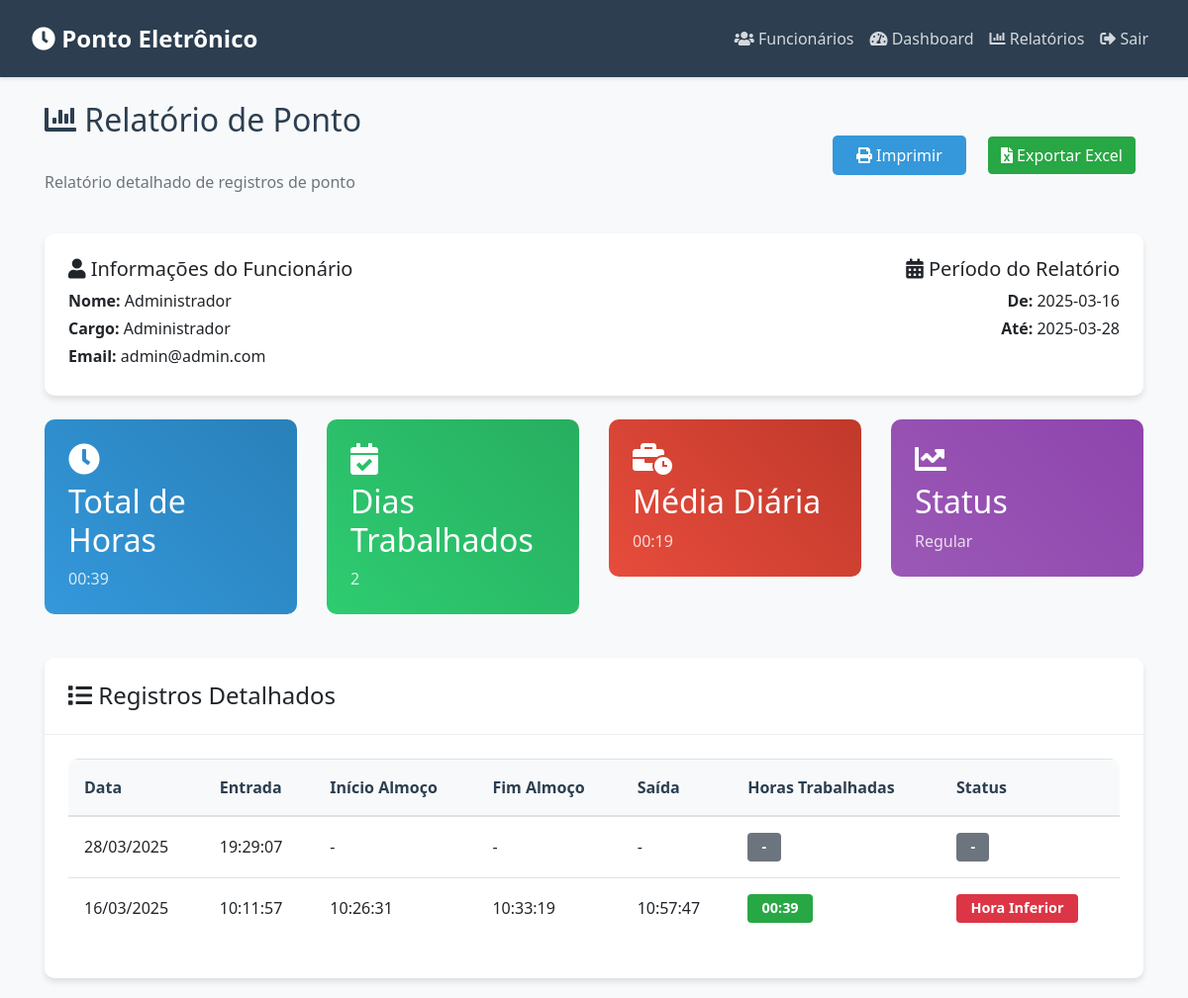
The page /relatorios (signed in) on the database as committed earlier.
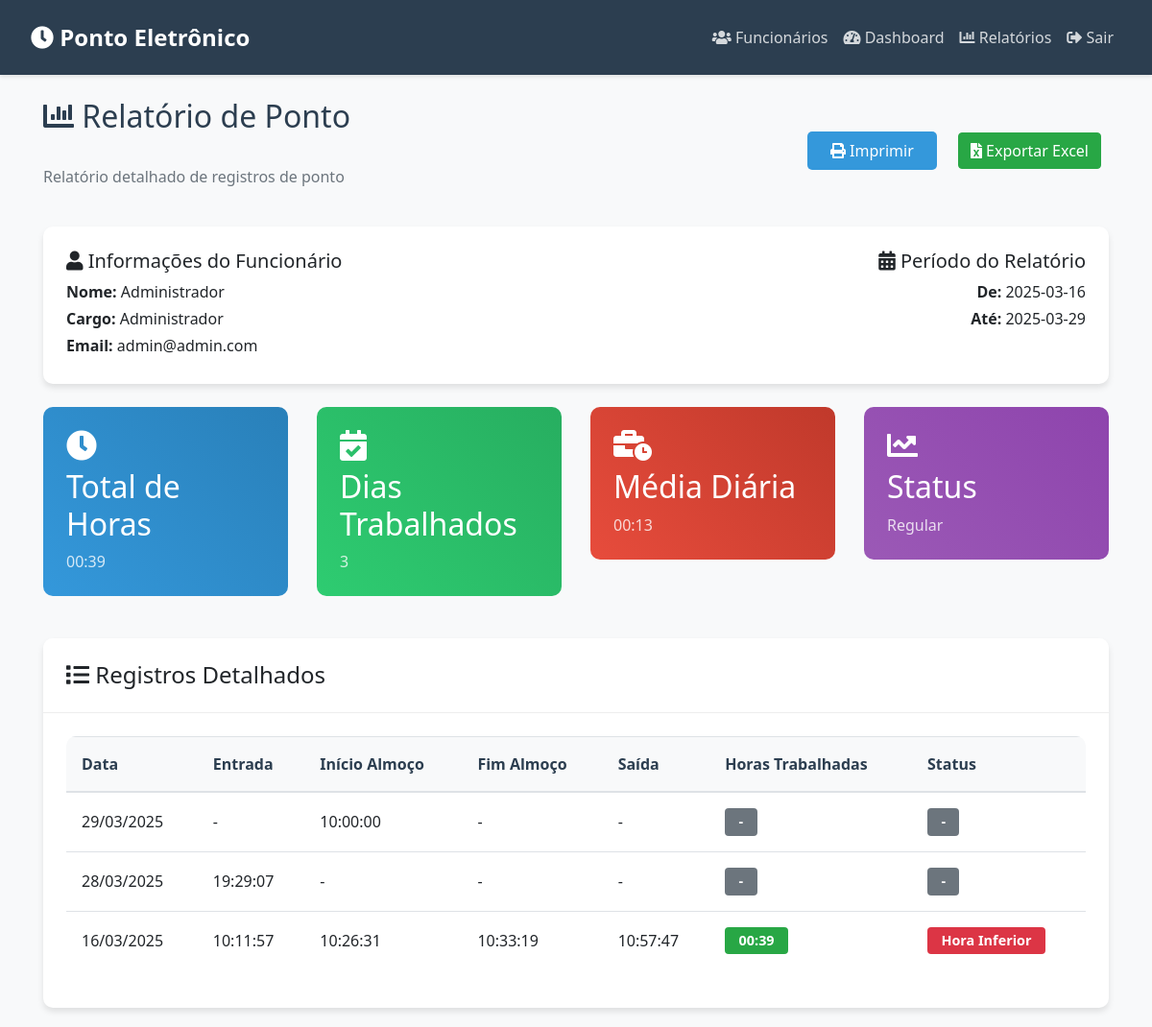
The same page on the database as committed later.
### models.py (models this page shows, shortened)
class RegistroPonto(db.Model):
    id = db.Column(db.Integer, primary_key=True)
    data = db.Column(db.DateTime, nullable=False, default=get_sp_time)
    tipo = db.Column(db.String(20), nullable=False)  # entrada, inicio_almoco, fim_almoco, saida
    usuario_id = db.Column(db.Integer, db.ForeignKey('usuario.id'), nullable=False)

### routes.py (the view)
@app.route('/relatorios')
@login_required
def relatorios():
    registros = RegistroPonto.query.filter_by(usuario_id=current_user.id)\
        .order_by(RegistroPonto.data.desc()).all()
    registros_por_dia = {}
    total_horas = timedelta(0)
    for registro in registros:
        data = registro.data.date()
        if data not in registros_por_dia:
            registros_por_dia[data] = {
                'entrada': None,
                'inicio_almoco': None,
                'fim_almoco': None,
                'saida': None,
                'horas_trabalhadas': timedelta(0)
            }
        registros_por_dia[data][registro.tipo] = registro.data
    for data, reg in registros_por_dia.items():
        tempo_manha = reg['inicio_almoco'] - reg['entrada'] if reg['entrada'] and reg['inicio_almoco'] else timedelta(0)
        tempo_tarde = reg['saida'] - reg['fim_almoco'] if reg['fim_almoco'] and reg['saida'] else timedelta(0)
        reg['horas_trabalhadas'] = tempo_manha + tempo_tarde
        total_horas += reg['horas_trabalhadas']
    momento_geracao = get_sp_time().strftime('%d/%m/%Y às %H:%M:%S')
    return render_template('relatorios.html',
                         registros_por_dia=registros_por_dia,
                         total_horas=total_horas,
                         funcionario=current_user,
                         momento_geracao=momento_geracao)

### routes.py (called while the page is built)
def get_sp_time():
    sp_tz = pytz.timezone('America/Sao_Paulo')
    return datetime.now(sp_tz)

@login_manager.user_loader
def load_user(user_id):
    return Usuario.query.get(int(user_id))

### templates/relatorios.html (shortened to what the changed rows need)
{% extends "base.html" %}
{% block content %}
<div class="relatorios-container">
    <div class="d-flex justify-content-between align-items-center mb-4">
        <div>
            <h2 class="page-header">
                <i class="fas fa-chart-bar"></i> Relatório de Ponto
            </h2>
        </div>
    </div>
    <div class="card mb-4 print-header">
        <div class="card-body">
            <div class="row">
                <div class="col-md-6 text-md-right">
                    <h5><i class="fas fa-calendar-alt"></i> Período do Relatório</h5>
                    <p class="mb-1">
                        <strong>De:</strong>
                        {{ registros_por_dia.keys()|list|last|string }}
                    </p>
                    <p class="mb-1">
                        <strong>Até:</strong>
                        {{ registros_por_dia.keys()|list|first|string }}
                    </p>
                </div>
            </div>
        </div>
    </div>
    <div class="row mb-4">
                    {% set total_horas_int = (total_horas.total_seconds() / 3600)|int %}
                    {% set total_minutos = ((total_horas.total_seconds() % 3600) / 60)|int %}
        <div class="col-md-3">
            <div class="stats-card" style="background: linear-gradient(45deg, #2ecc71, #27ae60);">
                <i class="fas fa-calendar-check fa-2x mb-2"></i>
                <h3>Dias Trabalhados</h3>
                <p>{{ registros_por_dia|length }}</p>
            </div>
        </div>
        <div class="col-md-3">
            <div class="stats-card" style="background: linear-gradient(45deg, #e74c3c, #c0392b);">
                <i class="fas fa-business-time fa-2x mb-2"></i>
                <h3>Média Diária</h3>
                <p>
                    {% if registros_por_dia|length > 0 %}
                        {% set media_segundos = total_horas.total_seconds() / registros_por_dia|length %}
                        {% set media_horas = (media_segundos / 3600)|int %}
                        {% set media_minutos = ((media_segundos % 3600) / 60)|int %}
                        {{ '%02d:%02d'|format(media_horas, media_minutos) }}
                    {% else %}
                        00:00
                    {% endif %}
                </p>
            </div>
        </div>
    </div>
    <div class="card">
        <div class="card-body">
            <div class="table-responsive">
                <table class="table table-hover" id="registros-table">
                    <thead>
                        <tr>
                            <th>Data</th>
                            <th>Entrada</th>
                            <th>Início Almoço</th>
                            <th>Fim Almoço</th>
                            <th>Saída</th>
                            <th>Horas Trabalhadas</th>
                            <th class="no-print">Status</th>
                        </tr>
                    </thead>
                    <tbody>
                        {% for data, registro in registros_por_dia.items() %}
                        <tr>
                            <td>{{ data.strftime('%d/%m/%Y') }}</td>
                            <td>{{ registro['entrada'].strftime('%H:%M:%S') if registro['entrada'] else '-' }}</td>
                            <td>{{ registro['inicio_almoco'].strftime('%H:%M:%S') if registro['inicio_almoco'] else '-' }}</td>
                            <td>{{ registro['fim_almoco'].strftime('%H:%M:%S') if registro['fim_almoco'] else '-' }}</td>
                            <td>{{ registro['saida'].strftime('%H:%M:%S') if registro['saida'] else '-' }}</td>
                            <td>
                                {% if registro['horas_trabalhadas'].total_seconds() > 0 %}
                                    {% set horas = (registro['horas_trabalhadas'].total_seconds() / 3600)|int %}
                                    {% set minutos = ((registro['horas_trabalhadas'].total_seconds() % 3600) / 60)|int %}
                                    <span class="badge badge-success">
                                        {{ '%02d:%02d'|format(horas, minutos) }}
                                    </span>
                                {% else %}
                                    <span class="badge badge-secondary">-</span>
                                {% endif %}
                            </td>
                            <td class="no-print">
                                {% if registro['horas_trabalhadas'].total_seconds() > 28800 %}
                                    <span class="badge badge-warning">Hora Extra</span>
                                {% elif registro['horas_trabalhadas'].total_seconds() < 28800 and registro['horas_trabalhadas'].total_seconds() > 0 %}
                                    <span class="badge badge-danger">Hora Inferior</span>
                                {% else %}
                                    <span class="badge badge-secondary">-</span>
                                {% endif %}
                            </td>
                        </tr>
                        {% endfor %}
                    </tbody>
                </table>
            </div>
        </div>
    </div>
</div>
{% endblock %}

Rows that differ between the two databases and show on the page:
added RegistroPonto: inicio_almoco "10:00:00"
Other text that changed with them:
{{ registros_por_dia.keys()|list|first|string }}: "2025-03-28" → "2025-03-29"
{{ registros_por_dia|length }}: "2" → "3"
{{ '%02d:%02d'|format(media_horas, media_minutos) }}: "00:19" → "00:13"
new list line: "29/03/2025 - - - - -"
